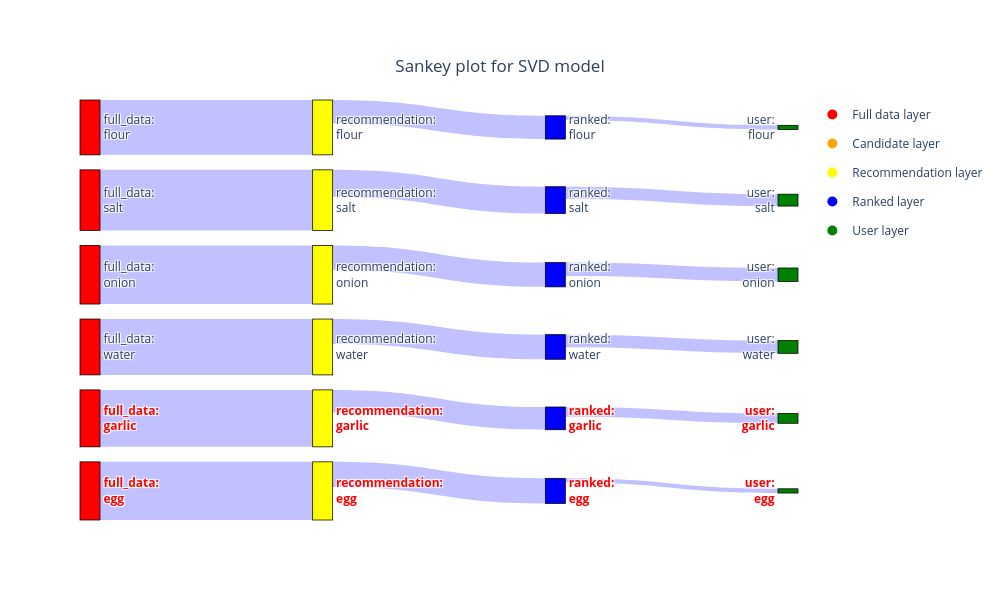

Here is the notebook cell this chart was saved with:
### Markdown cell above
<a id='section-4.2'></a>
### 4.2. SVD model

### Code cell
test_query_df,test_rank = recommendation_doc_id_pipeline(
    recipe_df,
    vectorstore,
    reranker,
    test_query,
    dataset=dataset,
    embedding_model=embedding_model,
    n_recommendations = 200,
    recommendation_model=svd_model,
    user_vectorstore=user_vectorstore,
    user_profile=test_user_profile,
    model_type = 'collab',
    features = ['ingredients'],
    include_fulldata = True,
    random_state = 0
)

test_query_df = keep_n_labels(test_query_df,'ingredients',True,10)

# Plot the sankey plot
sankey_plot(test_query_df,'ingredients',"Sankey plot for SVD model",True,['garlic','olive oil','egg','butter'])

### Figure 1 — Plotly figure (JSON) as saved in the notebook; plotly's stock layout.template omitted (floating-point values rounded to 4 significant figures)
{"data": [{"link": {"color": "rgba(100, 100, 255, 0.4)", "customdata": [7845, 44, 1, 19854, 79, 6, 14557, 52, 8, 9215, 55, 7, 11074, 40, 4, 13446, 60, 1], "hovertemplate": "label count: %{customdata}<extra></extra>", "source": [5, 9, 12, 2, 6, 13, 0, 10, 14, 4, 8, 15, 1, 11, 16, 3, 7, 17], "target": [9, 12, 18, 6, 13, 19, 10, 14, 20, 8, 15, 21, 11, 16, 22, 7, 17, 23], "value": [8.968, 3.807, 0.6931, 9.896, 4.382, 1.946, 9.586, 3.97, 2.197, 9.129, 4.025, 2.079, 9.312, 3.714, 1.609, 9.507, 4.111, 0.6931]}, "node": {"color": ["red", "red", "red", "red", "red", "red", "yellow", "yellow", "yellow", "yellow", "yellow", "yellow", "blue", "blue", "blue", "blue", "blue", "blue", "green", "green", "green", "green", "green", "green"], "customdata": ["full_data", "full_data", "full_data", "full_data", "full_data", "full_data", "recommendation", "recommendation", "recommendation", "recommendation", "recommendation", "recommendation", "ranked", "ranked", "ranked", "ranked", "ranked", "ranked", "user", "user", "user", "user", "user", "user"], "hovertemplate": "Layer: %{customdata}<extra></extra>", "label": ["full_data:<br>onion", "<b><span style='color: red;'>full_data:<br>garlic</span></b>", "full_data:<br>salt", "<b><span style='color: red;'>full_data:<br>egg</span></b>", "full_data:<br>water", "full_data:<br>flour", "recommendation:<br>salt", "<b><span style='color: red;'>recommendation:<br>egg</span></b>", "recommendation:<br>water", "recommendation:<br>flour", "recommendation:<br>onion", "<b><span style='color: red;'>recommendation:<br>garlic</span></b>", "ranked:<br>flour", "ranked:<br>salt", "ranked:<br>onion", "ranked:<br>water", "<b><span style='color: red;'>ranked:<br>garlic</span></b>", "<b><span style='color: red;'>ranked:<br>egg</span></b>", "user:<br>flour", "user:<br>salt", "user:<br>onion", "user:<br>water", "<b><span style='color: red;'>user:<br>garlic</span></b>", "<b><span style='color: red;'>user:<br>egg</span></b>"], "line": {"color": "black", "width": 0.75}, "pad": 15, "thickness": 20}, "type": "sankey"}, {"legendgroup": "Full data layer", "marker": {"color": "red", "size": 10}, "mode": "markers", "name": "Full data layer", "showlegend": true, "type": "scatter", "x": [null], "y": [null]}, {"legendgroup": "Candidate layer", "marker": {"color": "orange", "size": 10}, "mode": "markers", "name": "Candidate layer", "showlegend": true, "type": "scatter", "x": [null], "y": [null]}, {"legendgroup": "Recommendation layer", "marker": {"color": "yellow", "size": 10}, "mode": "markers", "name": "Recommendation layer", "showlegend": true, "type": "scatter", "x": [null], "y": [null]}, {"legendgroup": "Ranked layer", "marker": {"color": "blue", "size": 10}, "mode": "markers", "name": "Ranked layer", "showlegend": true, "type": "scatter", "x": [null], "y": [null]}, {"legendgroup": "User layer", "marker": {"color": "green", "size": 10}, "mode": "markers", "name": "User layer", "showlegend": true, "type": "scatter", "x": [null], "y": [null]}], "layout": {"height": 600, "plot_bgcolor": "rgba(0,0,0,0)", "title": {"text": "Sankey plot for SVD model", "x": 0.5, "xanchor": "center", "y": 0.9, "yanchor": "top"}, "width": 1000, "xaxis": {"showgrid": false, "showticklabels": false, "visible": false, "zeroline": false}, "yaxis": {"showgrid": false, "showticklabels": false, "visible": false, "zeroline": false}}}
